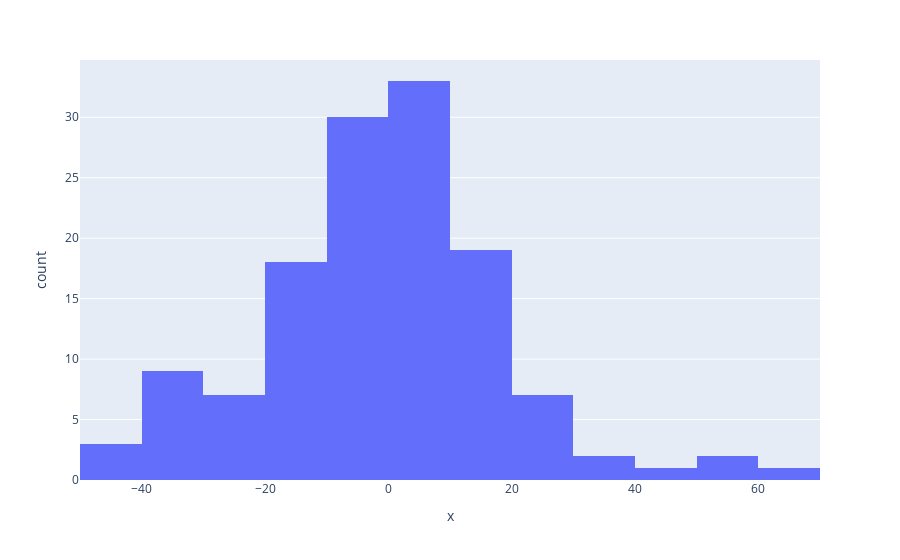

Notebook code for this chart:
### Code cell
px.histogram(x = result.resid.values)

### Figure 1 — Plotly figure (JSON) as saved in the notebook; plotly's stock layout.template omitted (floating-point values rounded to 4 significant figures; data arrays with more than 128 entries replaced by an {"elided": "..."} marker saying what was removed)
{"data": [{"alignmentgroup": "True", "bingroup": "x", "hovertemplate": "x=%{x}<br>count=%{y}<extra></extra>", "legendgroup": "", "marker": {"color": "#636efa", "pattern": {"shape": ""}}, "name": "", "offsetgroup": "", "orientation": "v", "showlegend": false, "type": "histogram", "x": {"elided": "144 float values"}, "xaxis": "x", "yaxis": "y"}], "layout": {"barmode": "relative", "legend": {"tracegroupgap": 0}, "margin": {"t": 60}, "xaxis": {"anchor": "y", "domain": [0, 1], "title": {"text": "x"}}, "yaxis": {"anchor": "x", "domain": [0, 1], "title": {"text": "count"}}}}
